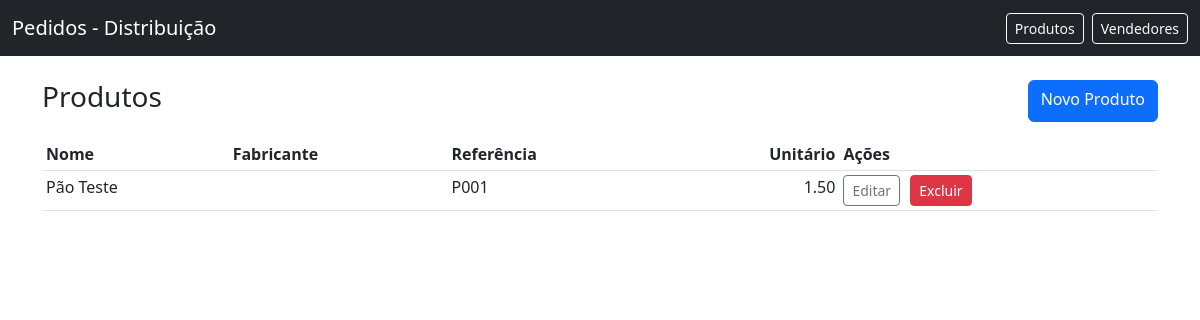
/products, run on an earlier commit of the app's database.
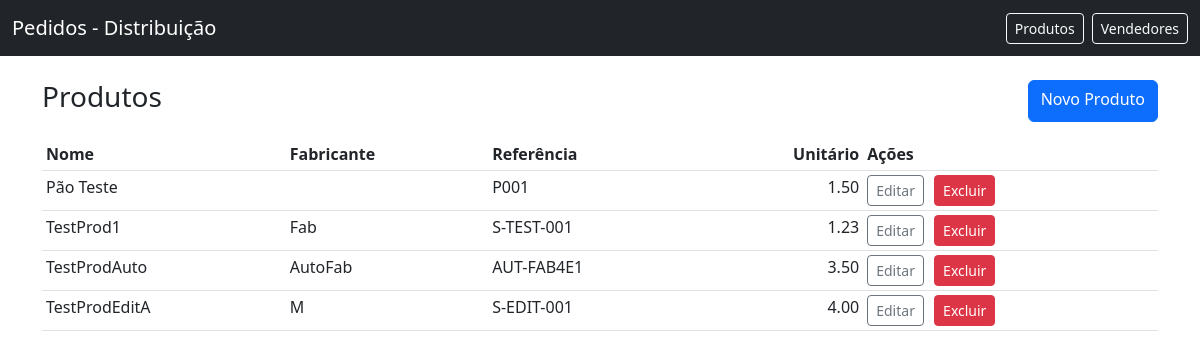
And on a later commit of the database.
### app/models.py (models this page shows)
class Product(db.Model):
    id = db.Column(db.Integer, primary_key=True)
    name = db.Column(db.String(200), nullable=False)
    manufacturer = db.Column(db.String(200))
    sku = db.Column(db.String(100), unique=True)
    unit_price = db.Column(db.Float, default=0.0)

### app/routes.py (the view)
@bp.route('/products')
def products():
    ps = Product.query.order_by(Product.name).all()
    return render_template('products.html', products=ps)

### app/templates/products.html
{% extends 'layout.html' %}
{% block content %}
  <div class="d-flex justify-content-between mb-3">
    <h3>Produtos</h3>
    <a class="btn btn-primary" href="{{ url_for('main.new_product') }}">Novo Produto</a>
  </div>
  <table class="table table-sm">
    <thead>
      <tr><th>Nome</th><th>Fabricante</th><th>Referência</th><th class="text-end">Unitário</th><th>Ações</th></tr>
    </thead>
    <tbody>
      {% for p in products %}
        <tr>
          <td>{{ p.name }}</td>
          <td>{{ p.manufacturer or '' }}</td>
          <td>{{ p.sku }}</td>
          <td class="text-end">{{ '%.2f'|format(p.unit_price or 0.0) }}</td>
          <td>
            <a class="btn btn-sm btn-outline-secondary" href="{{ url_for('main.edit_product', product_id=p.id) }}">Editar</a>
            <form method="post" action="{{ url_for('main.delete_product', product_id=p.id) }}" style="display:inline-block; margin-left:6px;" onsubmit="return confirm('Remover produto {{ p.name }}?');">
              <button class="btn btn-sm btn-danger" type="submit">Excluir</button>
            </form>
          </td>
        </tr>
      {% endfor %}
    </tbody>
  </table>
{% endblock %}

### app/templates/layout.html (shortened to what this page needs)
<!doctype html>
<html lang="pt-BR">
  <head>
    <link href="https://cdn.jsdelivr.net/npm/bootstrap@5.3.0/dist/css/bootstrap.min.css" rel="stylesheet">
    <link rel="stylesheet" href="/static/style.css">
  </head>
  <body>
    <nav class="navbar navbar-dark bg-dark mb-4">
      <div class="container-fluid">
        <a class="navbar-brand" href="/">Pedidos - Distribuição</a>
        <div class="d-flex">
          <a class="btn btn-sm btn-outline-light me-2" href="/products">Produtos</a>
          <a class="btn btn-sm btn-outline-light" href="/vendors">Vendedores</a>
        </div>
      </div>
    </nav>
    <div class="container">
      {% block content %}{% endblock %}
    </div>
  </body>
  </html>

### app/static/style.css (style rules this page uses)
body { padding-bottom: 40px; }

What changed in the data, as far as the page shows it:
added Product: name "TestProd1", manufacturer "Fab", sku "S-TEST-001", unit_price "1.23"
added Product: name "TestProdAuto", manufacturer "AutoFab", sku "AUT-FAB4E1", unit_price "3.50"
added Product: name "TestProdEditA", manufacturer "M", sku "S-EDIT-001", unit_price "4.00"
